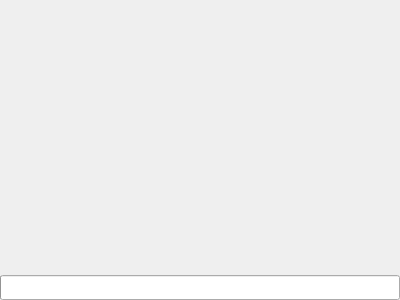
<?xml version="1.0" encoding="UTF-8"?>
<ui version="4.0">
 <class>Intro</class>
 <widget class="QWidget" name="Intro">
  <property name="geometry">
   <rect>
    <x>0</x>
    <y>0</y>
    <width>400</width>
    <height>300</height>
   </rect>
  </property>
  <property name="windowTitle">
   <string>LoliJump Intro</string>
  </property>
  <property name="windowIcon">
   <iconset resource="Resourses.qrc">
    <normaloff>:/Character/Resources/lolita/icon.png</normaloff>:/Character/Resources/lolita/icon.png</iconset>
  </property>
  <widget class="QProgressBar" name="progressBar">
   <property name="geometry">
    <rect>
     <x>0</x>
     <y>275</y>
     <width>400</width>
     <height>25</height>
    </rect>
   </property>
   <property name="maximum">
    <number>5000</number>
   </property>
   <property name="value">
    <number>0</number>
   </property>
   <property name="textVisible">
    <bool>false</bool>
   </property>
  </widget>
 </widget>
 <resources>
  <include location="Resourses.qrc"/>
 </resources>
 <connections/>
</ui>
